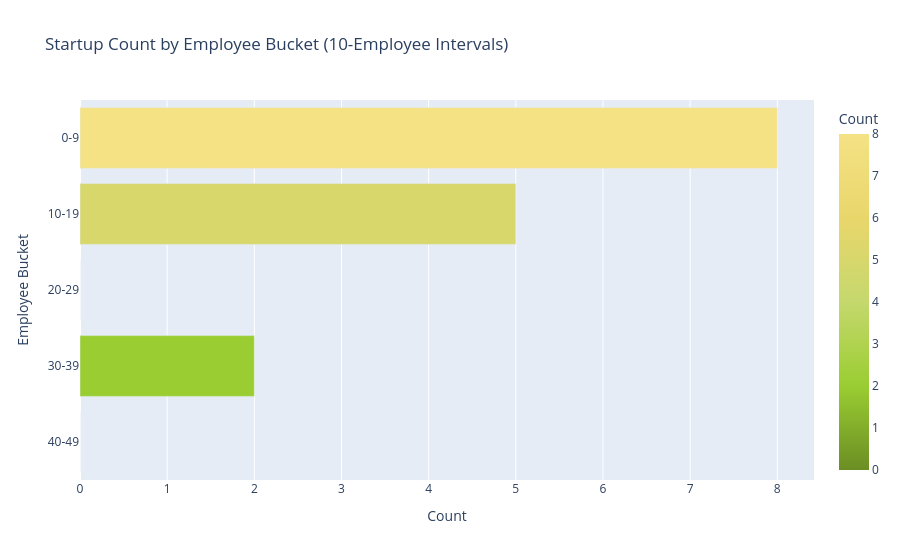

The cell this chart's notebook holds for it:
### Code cell
import numpy as np

startup_list["Number of employees"] = pd.to_numeric(
    startup_list["Number of employees"],
    errors="coerce"
)

max_employees = startup_list["Number of employees"].max()
upper_bound = int(np.ceil(max_employees / 10.0) * 10)

bins = list(range(0, upper_bound + 10, 10))
labels = [f"{i}-{i+9}" for i in bins[:-1]]

startup_list["Employee Bucket"] = pd.cut(
    startup_list["Number of employees"],
    bins=bins,
    labels=labels,
    right=False,
    include_lowest=True
)

employee_bucket_counts = (
    startup_list["Employee Bucket"]
    .value_counts()
    .sort_index()
    .reset_index()
)

employee_bucket_counts.columns = ["Employee Bucket", "Count"]


employee_bucket_counts["Bucket Start"] = employee_bucket_counts["Employee Bucket"].astype(str).str.split("-").str[0].astype(int)
employee_bucket_counts = employee_bucket_counts.sort_values("Bucket Start", ascending=False)

fig = px.bar(
    employee_bucket_counts,
    x="Count",
    y="Employee Bucket",
    orientation="h",
    color="Count",
    title="Startup Count by Employee Bucket (10-Employee Intervals)",
    color_continuous_scale=["#6B8E23", "#9ACD32", "#C5D86D", "#E9D66B", "#F4E285"]
)

fig.show()

### Figure 1 — Plotly figure (JSON) as saved in the notebook; plotly's stock layout.template omitted (floating-point values rounded to 4 significant figures)
{"data": [{"hovertemplate": "Count=%{marker.color}<br>Employee Bucket=%{y}<extra></extra>", "legendgroup": "", "marker": {"color": [0, 2, 0, 5, 8], "coloraxis": "coloraxis", "pattern": {"shape": ""}}, "name": "", "orientation": "h", "showlegend": false, "textposition": "auto", "type": "bar", "x": [0, 2, 0, 5, 8], "xaxis": "x", "y": ["40-49", "30-39", "20-29", "10-19", "0-9"], "yaxis": "y"}], "layout": {"barmode": "relative", "coloraxis": {"colorbar": {"title": {"text": "Count"}}, "colorscale": [[0, "#6B8E23"], [0.25, "#9ACD32"], [0.5, "#C5D86D"], [0.75, "#E9D66B"], [1, "#F4E285"]]}, "legend": {"tracegroupgap": 0}, "title": {"text": "Startup Count by Employee Bucket (10-Employee Intervals)"}, "xaxis": {"anchor": "y", "domain": [0, 1], "title": {"text": "Count"}}, "yaxis": {"anchor": "x", "domain": [0, 1], "title": {"text": "Employee Bucket"}}}}
